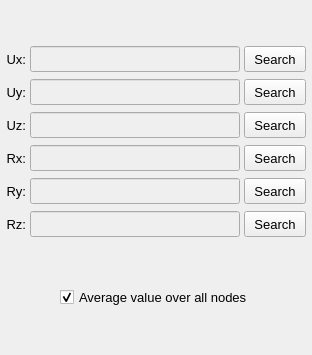
           <widget class="QWidget" name="tab_load_tables">
            <attribute name="title">
             <string>Load tables</string>
            </attribute>
            <layout class="QGridLayout" name="gridLayout_10">
             <property name="leftMargin">
              <number>2</number>
             </property>
             <property name="topMargin">
              <number>2</number>
             </property>
             <property name="rightMargin">
              <number>2</number>
             </property>
             <property name="bottomMargin">
              <number>2</number>
             </property>
             <property name="spacing">
              <number>2</number>
             </property>
             <item row="1" column="0">
              <widget class="QFrame" name="frame_9">
               <property name="frameShape">
                <enum>QFrame::NoFrame</enum>
               </property>
               <property name="frameShadow">
                <enum>QFrame::Raised</enum>
               </property>
               <layout class="QGridLayout" name="gridLayout_3">
                <property name="leftMargin">
                 <number>4</number>
                </property>
                <property name="topMargin">
                 <number>4</number>
                </property>
                <property name="rightMargin">
                 <number>4</number>
                </property>
                <property name="bottomMargin">
                 <number>2</number>
                </property>
                <property name="horizontalSpacing">
                 <number>4</number>
                </property>
                <property name="verticalSpacing">
                 <number>7</number>
                </property>
                <item row="4" column="1">
                 <widget class="QLineEdit" name="lineEdit_path_table_My">
                  <property name="enabled">
                   <bool>false</bool>
                  </property>
                  <property name="minimumSize">
                   <size>
                    <width>210</width>
                    <height>26</height>
                   </size>
                  </property>
                  <property name="maximumSize">
                   <size>
                    <width>240</width>
                    <height>26</height>
                   </size>
                  </property>
                  <property name="alignment">
                   <set>Qt::AlignCenter</set>
                  </property>
                 </widget>
                </item>
                <item row="4" column="2">
                 <widget class="QPushButton" name="pushButton_load_My_table">
                  <property name="enabled">
                   <bool>true</bool>
                  </property>
                  <property name="sizePolicy">
                   <sizepolicy hsizetype="Expanding" vsizetype="Fixed">
                    <horstretch>0</horstretch>
                    <verstretch>0</verstretch>
                   </sizepolicy>
                  </property>
                  <property name="minimumSize">
                   <size>
                    <width>62</width>
                    <height>26</height>
                   </size>
                  </property>
                  <property name="maximumSize">
                   <size>
                    <width>62</width>
                    <height>26</height>
                   </size>
                  </property>
                  <property name="font">
                   <font>
                    <pointsize>10</pointsize>
                   </font>
                  </property>
                  <property name="styleSheet">
                   <string notr="true"/>
                  </property>
                  <property name="text">
                   <string>Search</string>
                  </property>
                 </widget>
                </item>
                <item row="4" column="0">
                 <widget class="QLabel" name="label_My_table">
                  <property name="enabled">
                   <bool>true</bool>
                  </property>
                  <property name="minimumSize">
                   <size>
                    <width>0</width>
                    <height>26</height>
                   </size>
                  </property>
                  <property name="maximumSize">
                   <size>
                    <width>38</width>
                    <height>26</height>
                   </size>
                  </property>
                  <property name="font">
                   <font>
                    <pointsize>10</pointsize>
                   </font>
                  </property>
                  <property name="text">
                   <string>Ry:</string>
                  </property>
                  <property name="alignment">
                   <set>Qt::AlignRight|Qt::AlignTrailing|Qt::AlignVCenter</set>
                  </property>
                 </widget>
                </item>
                <item row="5" column="0">
                 <widget class="QLabel" name="label_Mz_table">
                  <property name="enabled">
                   <bool>true</bool>
                  </property>
                  <property name="minimumSize">
                   <size>
                    <width>0</width>
                    <height>26</height>
                   </size>
                  </property>
                  <property name="maximumSize">
                   <size>
                    <width>38</width>
                    <height>26</height>
                   </size>
                  </property>
                  <property name="font">
                   <font>
                    <pointsize>10</pointsize>
                   </font>
                  </property>
                  <property name="text">
                   <string>Rz:</string>
                  </property>
                  <property name="alignment">
                   <set>Qt::AlignRight|Qt::AlignTrailing|Qt::AlignVCenter</set>
                  </property>
                 </widget>
                </item>
                <item row="5" column="1">
                 <widget class="QLineEdit" name="lineEdit_path_table_Mz">
                  <property name="enabled">
                   <bool>false</bool>
                  </property>
                  <property name="minimumSize">
                   <size>
                    <width>210</width>
                    <height>26</height>
                   </size>
                  </property>
                  <property name="maximumSize">
                   <size>
                    <width>240</width>
                    <height>26</height>
                   </size>
                  </property>
                  <property name="alignment">
                   <set>Qt::AlignCenter</set>
                  </property>
                 </widget>
                </item>
                <item row="1" column="1">
                 <widget class="QLineEdit" name="lineEdit_path_table_Fy">
                  <property name="enabled">
                   <bool>false</bool>
                  </property>
                  <property name="minimumSize">
                   <size>
                    <width>210</width>
                    <height>26</height>
                   </size>
                  </property>
                  <property name="maximumSize">
                   <size>
                    <width>240</width>
                    <height>26</height>
                   </size>
                  </property>
                  <property name="styleSheet">
                   <string notr="true"/>
                  </property>
                  <property name="alignment">
                   <set>Qt::AlignCenter</set>
                  </property>
                 </widget>
                </item>
                <item row="2" column="2">
                 <widget class="QPushButton" name="pushButton_load_Fz_table">
                  <property name="enabled">
                   <bool>true</bool>
                  </property>
                  <property name="sizePolicy">
                   <sizepolicy hsizetype="Expanding" vsizetype="Fixed">
                    <horstretch>0</horstretch>
                    <verstretch>0</verstretch>
                   </sizepolicy>
                  </property>
                  <property name="minimumSize">
                   <size>
                    <width>62</width>
                    <height>26</height>
                   </size>
                  </property>
                  <property name="maximumSize">
                   <size>
                    <width>62</width>
                    <height>26</height>
                   </size>
                  </property>
                  <property name="font">
                   <font>
                    <pointsize>10</pointsize>
                   </font>
                  </property>
                  <property name="styleSheet">
                   <string notr="true"/>
                  </property>
                  <property name="text">
                   <string>Search</string>
                  </property>
                 </widget>
                </item>
                <item row="1" column="2">
                 <widget class="QPushButton" name="pushButton_load_Fy_table">
                  <property name="enabled">
                   <bool>true</bool>
                  </property>
                  <property name="sizePolicy">
                   <sizepolicy hsizetype="Expanding" vsizetype="Fixed">
                    <horstretch>0</horstretch>
                    <verstretch>0</verstretch>
                   </sizepolicy>
                  </property>
                  <property name="minimumSize">
                   <size>
                    <width>62</width>
                    <height>26</height>
                   </size>
                  </property>
                  <property name="maximumSize">
                   <size>
                    <width>62</width>
                    <height>26</height>
                   </size>
                  </property>
                  <property name="font">
                   <font>
                    <pointsize>10</pointsize>
                   </font>
                  </property>
                  <property name="styleSheet">
                   <string notr="true"/>
                  </property>
                  <property name="text">
                   <string>Search</string>
                  </property>
                 </widget>
                </item>
                <item row="3" column="2">
                 <widget class="QPushButton" name="pushButton_load_Mx_table">
                  <property name="enabled">
                   <bool>true</bool>
                  </property>
                  <property name="sizePolicy">
                   <sizepolicy hsizetype="Expanding" vsizetype="Fixed">
                    <horstretch>0</horstretch>
                    <verstretch>0</verstretch>
                   </sizepolicy>
                  </property>
                  <property name="minimumSize">
                   <size>
                    <width>62</width>
                    <height>26</height>
                   </size>
                  </property>
                  <property name="maximumSize">
                   <size>
                    <width>62</width>
                    <height>26</height>
                   </size>
                  </property>
                  <property name="font">
                   <font>
                    <pointsize>10</pointsize>
                   </font>
                  </property>
                  <property name="styleSheet">
                   <string notr="true"/>
                  </property>
                  <property name="text">
                   <string>Search</string>
                  </property>
                 </widget>
                </item>
                <item row="0" column="0">
                 <widget class="QLabel" name="label_Fx_table">
                  <property name="enabled">
                   <bool>true</bool>
                  </property>
                  <property name="minimumSize">
                   <size>
                    <width>0</width>
                    <height>26</height>
                   </size>
                  </property>
                  <property name="maximumSize">
                   <size>
                    <width>38</width>
                    <height>26</height>
                   </size>
                  </property>
                  <property name="font">
                   <font>
                    <pointsize>10</pointsize>
                   </font>
                  </property>
                  <property name="text">
                   <string>Ux:</string>
                  </property>
                  <property name="alignment">
                   <set>Qt::AlignRight|Qt::AlignTrailing|Qt::AlignVCenter</set>
                  </property>
                 </widget>
                </item>
                <item row="3" column="1">
                 <widget class="QLineEdit" name="lineEdit_path_table_Mx">
                  <property name="enabled">
                   <bool>false</bool>
                  </property>
                  <property name="minimumSize">
                   <size>
                    <width>210</width>
                    <height>26</height>
                   </size>
                  </property>
                  <property name="maximumSize">
                   <size>
                    <width>240</width>
                    <height>26</height>
                   </size>
                  </property>
                  <property name="alignment">
                   <set>Qt::AlignCenter</set>
                  </property>
                 </widget>
                </item>
                <item row="3" column="0">
                 <widget class="QLabel" name="label_Mx_table">
                  <property name="enabled">
                   <bool>true</bool>
                  </property>
                  <property name="minimumSize">
                   <size>
                    <width>0</width>
                    <height>26</height>
                   </size>
                  </property>
                  <property name="maximumSize">
                   <size>
                    <width>38</width>
                    <height>26</height>
                   </size>
                  </property>
                  <property name="font">
                   <font>
                    <pointsize>10</pointsize>
                   </font>
                  </property>
                  <property name="text">
                   <string>Rx:</string>
                  </property>
                  <property name="alignment">
                   <set>Qt::AlignRight|Qt::AlignTrailing|Qt::AlignVCenter</set>
                  </property>
                 </widget>
                </item>
                <item row="2" column="1">
                 <widget class="QLineEdit" name="lineEdit_path_table_Fz">
                  <property name="enabled">
                   <bool>false</bool>
                  </property>
                  <property name="minimumSize">
                   <size>
                    <width>210</width>
                    <height>26</height>
                   </size>
                  </property>
                  <property name="maximumSize">
                   <size>
                    <width>240</width>
                    <height>26</height>
                   </size>
                  </property>
                  <property name="alignment">
                   <set>Qt::AlignCenter</set>
                  </property>
                 </widget>
                </item>
                <item row="1" column="0">
                 <widget class="QLabel" name="label_Fy_table">
                  <property name="enabled">
                   <bool>true</bool>
                  </property>
                  <property name="minimumSize">
                   <size>
                    <width>0</width>
                    <height>26</height>
                   </size>
                  </property>
                  <property name="maximumSize">
                   <size>
                    <width>38</width>
                    <height>26</height>
                   </size>
                  </property>
                  <property name="font">
                   <font>
                    <pointsize>10</pointsize>
                   </font>
                  </property>
                  <property name="text">
                   <string>Uy:</string>
                  </property>
                  <property name="alignment">
                   <set>Qt::AlignRight|Qt::AlignTrailing|Qt::AlignVCenter</set>
                  </property>
                 </widget>
                </item>
                <item row="5" column="2">
                 <widget class="QPushButton" name="pushButton_load_Mz_table">
                  <property name="enabled">
                   <bool>true</bool>
                  </property>
                  <property name="sizePolicy">
                   <sizepolicy hsizetype="Expanding" vsizetype="Fixed">
                    <horstretch>0</horstretch>
                    <verstretch>0</verstretch>
                   </sizepolicy>
                  </property>
                  <property name="minimumSize">
                   <size>
                    <width>62</width>
                    <height>26</height>
                   </size>
                  </property>
                  <property name="maximumSize">
                   <size>
                    <width>62</width>
                    <height>26</height>
                   </size>
                  </property>
                  <property name="font">
                   <font>
                    <pointsize>10</pointsize>
                   </font>
                  </property>
                  <property name="styleSheet">
                   <string notr="true"/>
                  </property>
                  <property name="text">
                   <string>Search</string>
                  </property>
                 </widget>
                </item>
                <item row="0" column="1">
                 <widget class="QLineEdit" name="lineEdit_path_table_Fx">
                  <property name="enabled">
                   <bool>false</bool>
                  </property>
                  <property name="minimumSize">
                   <size>
                    <width>210</width>
                    <height>26</height>
                   </size>
                  </property>
                  <property name="maximumSize">
                   <size>
                    <width>240</width>
                    <height>26</height>
                   </size>
                  </property>
                  <property name="styleSheet">
                   <string notr="true"/>
                  </property>
                  <property name="alignment">
                   <set>Qt::AlignCenter</set>
                  </property>
                 </widget>
                </item>
                <item row="2" column="0">
                 <widget class="QLabel" name="label_Fz_table">
                  <property name="enabled">
                   <bool>true</bool>
                  </property>
                  <property name="minimumSize">
                   <size>
                    <width>0</width>
                    <height>26</height>
                   </size>
                  </property>
                  <property name="maximumSize">
                   <size>
                    <width>38</width>
                    <height>26</height>
                   </size>
                  </property>
                  <property name="font">
                   <font>
                    <pointsize>10</pointsize>
                   </font>
                  </property>
                  <property name="text">
                   <string>Uz:</string>
                  </property>
                  <property name="alignment">
                   <set>Qt::AlignRight|Qt::AlignTrailing|Qt::AlignVCenter</set>
                  </property>
                 </widget>
                </item>
                <item row="0" column="2">
                 <widget class="QPushButton" name="pushButton_load_Fx_table">
                  <property name="enabled">
                   <bool>true</bool>
                  </property>
                  <property name="sizePolicy">
                   <sizepolicy hsizetype="Expanding" vsizetype="Fixed">
                    <horstretch>0</horstretch>
                    <verstretch>0</verstretch>
                   </sizepolicy>
                  </property>
                  <property name="minimumSize">
                   <size>
                    <width>62</width>
                    <height>26</height>
                   </size>
                  </property>
                  <property name="maximumSize">
                   <size>
                    <width>62</width>
                    <height>26</height>
                   </size>
                  </property>
                  <property name="font">
                   <font>
                    <pointsize>10</pointsize>
                   </font>
                  </property>
                  <property name="styleSheet">
                   <string notr="true"/>
                  </property>
                  <property name="text">
                   <string>Search</string>
                  </property>
                 </widget>
                </item>
               </layout>
              </widget>
             </item>
             <item row="3" column="0">
              <widget class="QFrame" name="frame_21">
               <property name="minimumSize">
                <size>
                 <width>0</width>
                 <height>32</height>
                </size>
               </property>
               <property name="frameShape">
                <enum>QFrame::NoFrame</enum>
               </property>
               <property name="frameShadow">
                <enum>QFrame::Raised</enum>
               </property>
               <layout class="QGridLayout" name="gridLayout_17">
                <property name="leftMargin">
                 <number>0</number>
                </property>
                <property name="topMargin">
                 <number>0</number>
                </property>
                <property name="rightMargin">
                 <number>0</number>
                </property>
                <property name="bottomMargin">
                 <number>0</number>
                </property>
                <property name="spacing">
                 <number>0</number>
                </property>
                <item row="0" column="1">
                 <widget class="QCheckBox" name="checkBox_averaged_table_values">
                  <property name="minimumSize">
                   <size>
                    <width>0</width>
                    <height>28</height>
                   </size>
                  </property>
                  <property name="maximumSize">
                   <size>
                    <width>220</width>
                    <height>28</height>
                   </size>
                  </property>
                  <property name="font">
                   <font>
                    <pointsize>10</pointsize>
                   </font>
                  </property>
                  <property name="text">
                   <string>Average value over all nodes</string>
                  </property>
                  <property name="checked">
                   <bool>true</bool>
                  </property>
                 </widget>
                </item>
                <item row="0" column="0">
                 <spacer name="horizontalSpacer_13">
                  <property name="orientation">
                   <enum>Qt::Horizontal</enum>
                  </property>
                  <property name="sizeHint" stdset="0">
                   <size>
                    <width>40</width>
                    <height>20</height>
                   </size>
                  </property>
                 </spacer>
                </item>
                <item row="0" column="2">
                 <spacer name="horizontalSpacer_14">
                  <property name="orientation">
                   <enum>Qt::Horizontal</enum>
                  </property>
                  <property name="sizeHint" stdset="0">
                   <size>
                    <width>40</width>
                    <height>20</height>
                   </size>
                  </property>
                 </spacer>
                </item>
               </layout>
              </widget>
             </item>
             <item row="4" column="0">
              <spacer name="verticalSpacer_6">
               <property name="orientation">
                <enum>Qt::Vertical</enum>
               </property>
               <property name="sizeHint" stdset="0">
                <size>
                 <width>20</width>
                 <height>40</height>
                </size>
               </property>
              </spacer>
             </item>
             <item row="0" column="0">
              <spacer name="verticalSpacer_4">
               <property name="orientation">
                <enum>Qt::Vertical</enum>
               </property>
               <property name="sizeHint" stdset="0">
                <size>
                 <width>20</width>
                 <height>40</height>
                </size>
               </property>
              </spacer>
             </item>
             <item row="2" column="0">
              <spacer name="verticalSpacer_3">
               <property name="orientation">
                <enum>Qt::Vertical</enum>
               </property>
               <property name="sizeHint" stdset="0">
                <size>
                 <width>20</width>
                 <height>40</height>
                </size>
               </property>
              </spacer>
             </item>
            </layout>
           </widget>
